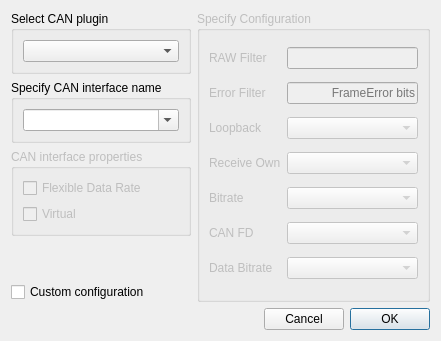
<?xml version="1.0" encoding="UTF-8"?>
<ui version="4.0">
 <class>ConnectDialog</class>
 <widget class="QDialog" name="ConnectDialog">
  <property name="geometry">
   <rect>
    <x>0</x>
    <y>0</y>
    <width>441</width>
    <height>341</height>
   </rect>
  </property>
  <property name="windowTitle">
   <string>Connect</string>
  </property>
  <layout class="QGridLayout" name="gridLayout_2">
   <item row="5" column="0" colspan="2">
    <layout class="QHBoxLayout" name="horizontalLayout">
     <item>
      <spacer name="horizontalSpacer">
       <property name="orientation">
        <enum>Qt::Horizontal</enum>
       </property>
       <property name="sizeHint" stdset="0">
        <size>
         <width>96</width>
         <height>20</height>
        </size>
       </property>
      </spacer>
     </item>
     <item>
      <widget class="QPushButton" name="cancelButton">
       <property name="text">
        <string>Cancel</string>
       </property>
       <property name="autoDefault">
        <bool>false</bool>
       </property>
      </widget>
     </item>
     <item>
      <widget class="QPushButton" name="okButton">
       <property name="text">
        <string>OK</string>
       </property>
       <property name="autoDefault">
        <bool>false</bool>
       </property>
       <property name="default">
        <bool>true</bool>
       </property>
      </widget>
     </item>
    </layout>
   </item>
   <item row="0" column="0">
    <widget class="QGroupBox" name="selectPluginBox">
     <property name="title">
      <string>Select CAN plugin</string>
     </property>
     <layout class="QGridLayout" name="gridLayout">
      <item row="0" column="0">
       <widget class="QComboBox" name="pluginListBox"/>
      </item>
     </layout>
    </widget>
   </item>
   <item row="0" column="1" rowspan="5">
    <widget class="QGroupBox" name="configurationBox">
     <property name="enabled">
      <bool>false</bool>
     </property>
     <property name="title">
      <string>Specify Configuration</string>
     </property>
     <layout class="QGridLayout" name="gridLayout_4">
      <item row="0" column="0">
       <widget class="QLabel" name="rawFilterLabel">
        <property name="text">
         <string>RAW Filter</string>
        </property>
       </widget>
      </item>
      <item row="0" column="1">
       <widget class="QLineEdit" name="rawFilterEdit">
        <property name="alignment">
         <set>Qt::AlignRight|Qt::AlignTrailing|Qt::AlignVCenter</set>
        </property>
       </widget>
      </item>
      <item row="1" column="0">
       <widget class="QLabel" name="errorFilterLabel">
        <property name="text">
         <string>Error Filter</string>
        </property>
       </widget>
      </item>
      <item row="1" column="1">
       <widget class="QLineEdit" name="errorFilterEdit">
        <property name="alignment">
         <set>Qt::AlignRight|Qt::AlignTrailing|Qt::AlignVCenter</set>
        </property>
        <property name="placeholderText">
         <string>FrameError bits</string>
        </property>
       </widget>
      </item>
      <item row="2" column="0">
       <widget class="QLabel" name="loopbackLabel">
        <property name="text">
         <string>Loopback</string>
        </property>
       </widget>
      </item>
      <item row="2" column="1">
       <widget class="QComboBox" name="loopbackBox"/>
      </item>
      <item row="3" column="0">
       <widget class="QLabel" name="receiveOwnLabel">
        <property name="text">
         <string>Receive Own</string>
        </property>
       </widget>
      </item>
      <item row="3" column="1">
       <widget class="QComboBox" name="receiveOwnBox"/>
      </item>
      <item row="4" column="0">
       <widget class="QLabel" name="bitrateLabel">
        <property name="text">
         <string>Bitrate</string>
        </property>
       </widget>
      </item>
      <item row="4" column="1">
       <widget class="BitRateBox" name="bitrateBox"/>
      </item>
      <item row="5" column="0">
       <widget class="QLabel" name="canFdLabel">
        <property name="text">
         <string>CAN FD</string>
        </property>
       </widget>
      </item>
      <item row="5" column="1">
       <widget class="QComboBox" name="canFdBox"/>
      </item>
      <item row="6" column="0">
       <widget class="QLabel" name="dataBitrateLabel">
        <property name="text">
         <string>Data Bitrate</string>
        </property>
       </widget>
      </item>
      <item row="6" column="1">
       <widget class="BitRateBox" name="dataBitrateBox"/>
      </item>
     </layout>
    </widget>
   </item>
   <item row="1" column="0">
    <widget class="QGroupBox" name="specifyInterfaceNameBox">
     <property name="title">
      <string>Specify CAN interface name</string>
     </property>
     <layout class="QGridLayout" name="gridLayout_3">
      <item row="0" column="0">
       <widget class="QComboBox" name="interfaceListBox">
        <property name="editable">
         <bool>true</bool>
        </property>
       </widget>
      </item>
     </layout>
    </widget>
   </item>
   <item row="4" column="0">
    <widget class="QCheckBox" name="useConfigurationBox">
     <property name="text">
      <string>Custom configuration</string>
     </property>
    </widget>
   </item>
   <item row="2" column="0">
    <widget class="QGroupBox" name="interfacePropertiesBox">
     <property name="enabled">
      <bool>false</bool>
     </property>
     <property name="title">
      <string>CAN interface properties</string>
     </property>
     <layout class="QVBoxLayout" name="verticalLayout">
      <item>
       <widget class="QCheckBox" name="isFlexibleDataRateCapable">
        <property name="text">
         <string>Flexible Data Rate</string>
        </property>
       </widget>
      </item>
      <item>
       <widget class="QCheckBox" name="isVirtual">
        <property name="text">
         <string>Virtual</string>
        </property>
       </widget>
      </item>
     </layout>
    </widget>
   </item>
  </layout>
 </widget>
 <customwidgets>
  <customwidget>
   <class>BitRateBox</class>
   <extends>QComboBox</extends>
   <header>bitratebox.h</header>
  </customwidget>
 </customwidgets>
 <resources/>
 <connections/>
</ui>
